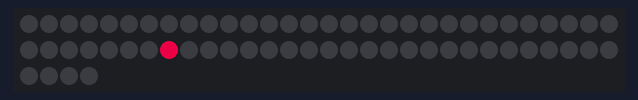
A sketch run on a simulated Arduino Uno, built with avr-gcc and run on an emulated ATmega328P. On the bench: 64 RGB LEDs in strip order, left to right, continuing on the next row. Dim RGB values are drawn brighter than linear; random numbers use the default seed unless the sketch sets one.

Above: at 0.18 s.
At 9.52 s:
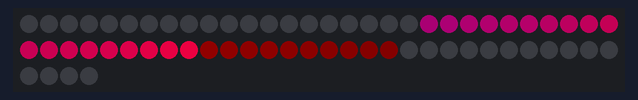
At 18.84 s:
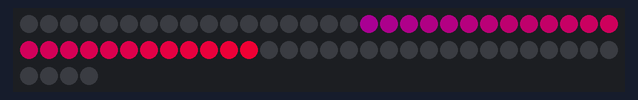
At 29.67 s:
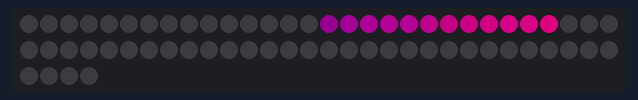
At 38.08 s:
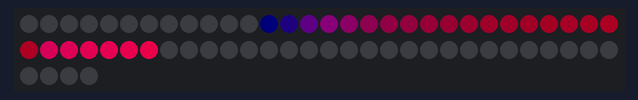
At 39.59 s:
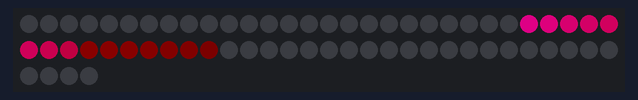

The sketch:

PartyColors.ino
```cpp
#include "FastLED.h"
#define DATA_PIN   8
#define NUM_LEDS   64

struct CRGB leds[NUM_LEDS];

CRGBPalette16 currentPalette;
CRGBPalette16 targetPalette;
TBlendType    currentBlending = LINEARBLEND;                                // NOBLEND or LINEARBLEND

static int16_t dist;                                          // A moving location for our noise generator.
uint16_t xscale = 30;                                         // Wouldn't recommend changing this on the fly, or the animation will be really blocky.
uint16_t yscale = 30;                                         // Wouldn't recommend changing this on the fly, or the animation will be really blocky.

uint8_t maxChanges = 24;                                      // Value for blending between palettes.

void setup(){
 Serial.begin(115200);
 FastLED.addLeds<WS2812B, DATA_PIN, GRB>(leds, NUM_LEDS).setCorrection(TypicalLEDStrip);

 FastLED.setBrightness(255);
 FastLED.setMaxPowerInVoltsAndMilliamps(5,500);               // FastLED Power management set at 5V, 500mA.

 dist = random16(12345);                                     // A semi-random number for our noise generator

}

void loop(){

  currentPalette  = PartyColors_p;;


  EVERY_N_MILLISECONDS(10){
    nblendPaletteTowardPalette(currentPalette, targetPalette, maxChanges);   // AWESOME palette blending capability.
    uint8_t locn = inoise8(xscale, dist+yscale) % 255;          // Get a new pixel location from moving noise.
    uint8_t pixlen = map(locn,0,255,0,NUM_LEDS);                // Map that to the length of the strand.
    leds[pixlen] = ColorFromPalette(currentPalette, pixlen, 255, LINEARBLEND);   // Use that value for both the location as well as the palette index colour for the pixel.
    dist += beatsin8(10,1,4);                                          // Update the LED array with noise at the new location
    fadeToBlackBy(leds, NUM_LEDS, 4);
  }

  EVERY_N_SECONDS(5) {                                        // Change the target palette to a random one every 5 seconds.
    targetPalette = CRGBPalette16(CHSV(random8(), 255, random8(128,255)), CHSV(random8(), 255, random8(128,255)), CHSV(random8(), 192, random8(128,255)), CHSV(random8(), 255, random8(128,255)));
  }
  FastLED.show();
}
```
